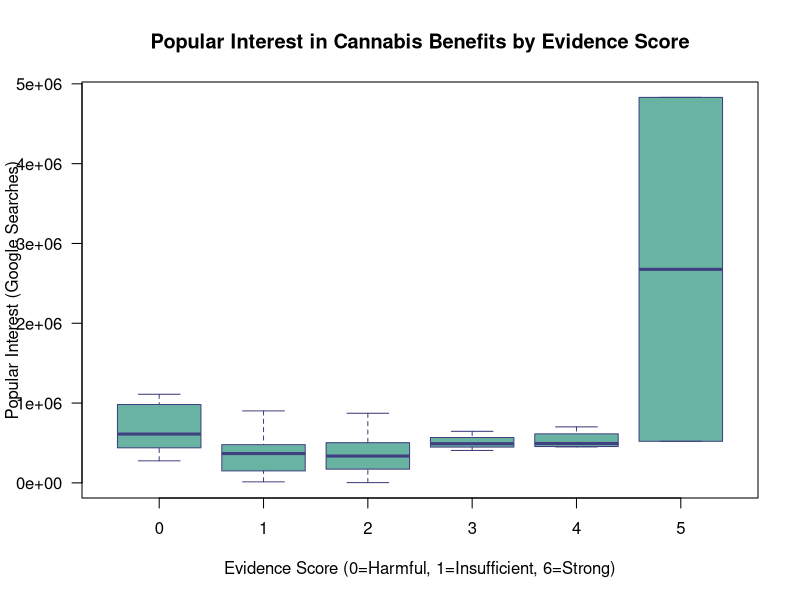

This figure's R source:
library(readr)
library(readxl)

# Load data using readr
data <- read_csv("CanabisBenefits.csv")

# Clean column names
colnames(data)[4] <- "evidence_score"
colnames(data)[5] <- "popular_interest"

# Display basic information
cat("CANNABIS BENEFITS STATISTICAL ANALYSIS\n")
cat("Total health conditions analyzed:", nrow(data), "\n\n")

cat("Evidence Score Distribution:\n")
print(table(data$evidence_score))

cat("\nPopular Interest Summary Statistics:\n")
print(summary(data$popular_interest))

# VISUALIZATION 1: Boxplot
cat("\nCreating boxplot...\n")

png("evidence_vs_interest_boxplot.png", width = 800, height = 600, res = 100)

boxplot(popular_interest ~ evidence_score, 
        data = data,
        col = "#69b3a2",
        main = "Popular Interest in Cannabis Benefits by Evidence Score",
        xlab = "Evidence Score (0=Harmful, 1=Insufficient, 6=Strong)",
        ylab = "Popular Interest (Google Searches)",
        border = "#404080",
        las = 1)

